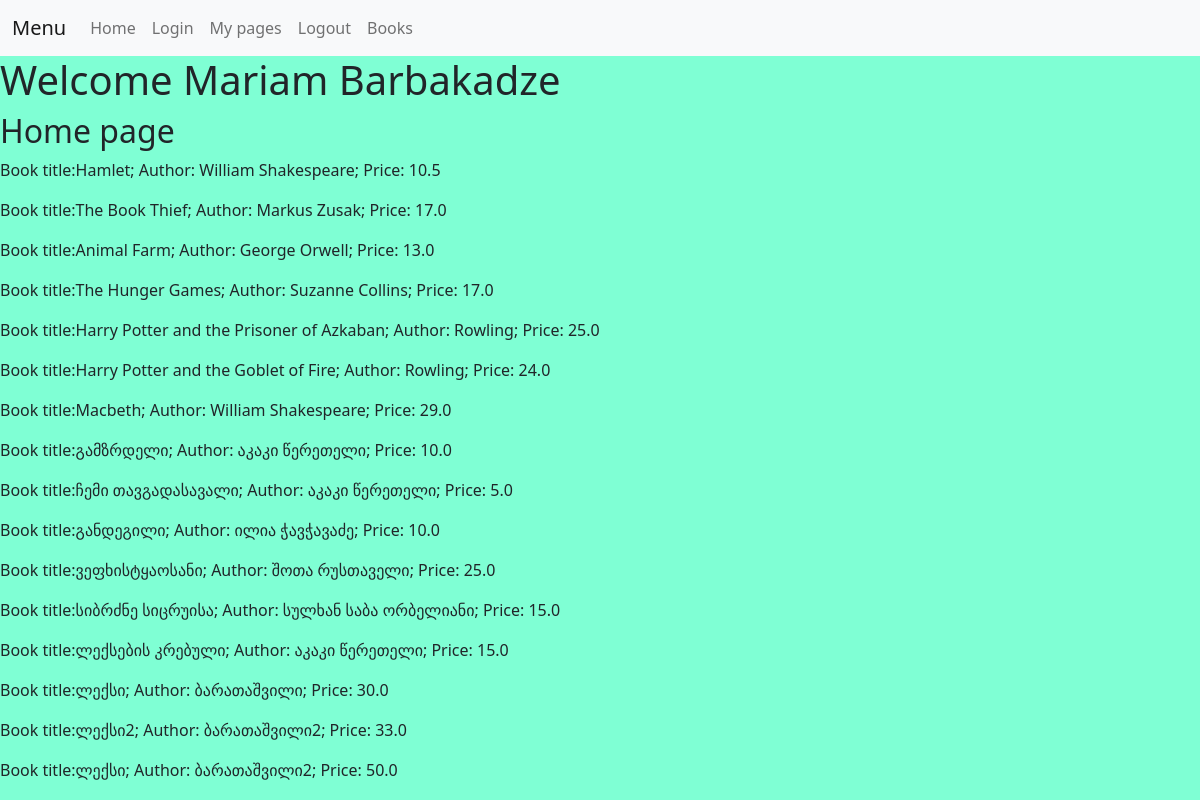
The page / (signed in) on the database its author committed.
### main.py (models this page shows)
class Books(db.Model):
    id = db.Column(db.Integer, primary_key=True)
    title = db.Column(db.String(30), nullable=False)
    author = db.Column(db.String(40), nullable=False)
    price = db.Column(db.Float, nullable=False)
    def __str__(self):
        return f'Book title:{self.title}; Author: {self.author}; Price: {self.price}'

### main.py (the view)
@app.route('/')
def home():
    all_books = Books.query.all()
    return render_template('index.html', all_books=all_books)

### templates/index.html (shortened to what this page needs)
{% extends 'base.html' %}
{% block content %}
    {{ super() }}
    <h2>Home page</h2>
    {% for each in all_books %}
    <p>{{each}} </p>
    {% endfor %}
{% endblock %}

### static/styles.css (style rules this page uses)
body { background: aquamarine; }

### rows shown on the page
Books: title+author+price "Book title:Hamlet; Author: William Shakespeare; Price: 10.5"
Books: title+author+price "Book title:The Book Thief; Author: Markus Zusak; Price: 17.0"
Books: title+author+price "Book title:Animal Farm; Author: George Orwell; Price: 13.0"
Books: title+author+price "Book title:The Hunger Games; Author: Suzanne Collins; Price: 17.0"
Books: title+author+price "Book title:Harry Potter and the Prisoner of Azkaban; Author: Rowling; Price: 25.0"
Books: title+author+price "Book title:Harry Potter and the Goblet of Fire; Author: Rowling; Price: 24.0"
Books: title+author+price "Book title:Macbeth; Author: William Shakespeare; Price: 29.0"
Books: title+author+price "Book title:გამზრდელი; Author: აკაკი წერეთელი; Price: 10.0"
Books: title+author+price "Book title:ჩემი თავგადასავალი; Author: აკაკი წერეთელი; Price: 5.0"
Books: title+author+price "Book title:განდეგილი; Author: ილია ჭავჭავაძე; Price: 10.0"
Books: title+author+price "Book title:ვეფხისტყაოსანი; Author: შოთა რუსთაველი; Price: 25.0"
Books: title+author+price "Book title:სიბრძნე სიცრუისა; Author: სულხან საბა ორბელიანი; Price: 15.0"
Books: title+author+price "Book title:ლექსების კრებული; Author: აკაკი წერეთელი; Price: 15.0"
Books: title+author+price "Book title:ლექსი; Author: ბარათაშვილი; Price: 30.0"
Books: title+author+price "Book title:ლექსი2; Author: ბარათაშვილი2; Price: 33.0"
Books: title+author+price "Book title:ლექსი; Author: ბარათაშვილი2; Price: 50.0"

### other values the page prints
{{ session['username'] }} "Mariam Barbakadze"
